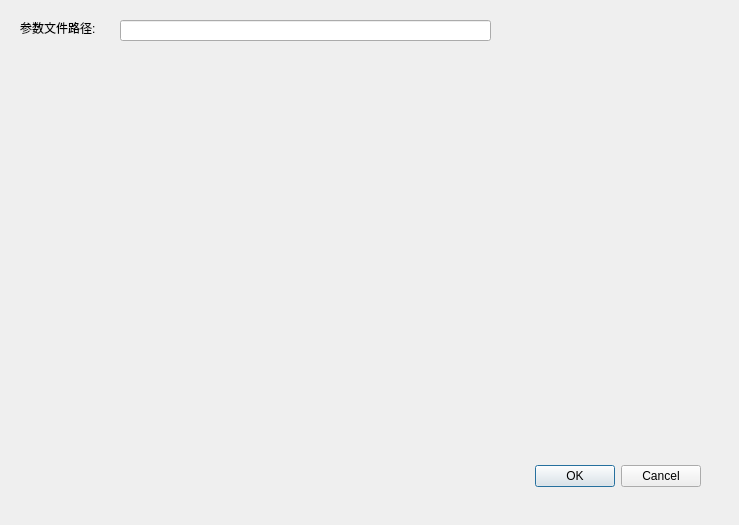
<?xml version="1.0" encoding="UTF-8"?>
<ui version="4.0">
 <class>Dialog</class>
 <widget class="QDialog" name="Dialog">
  <property name="geometry">
   <rect>
    <x>0</x>
    <y>0</y>
    <width>739</width>
    <height>525</height>
   </rect>
  </property>
  <property name="windowTitle">
   <string>Dialog</string>
  </property>
  <widget class="QDialogButtonBox" name="buttonBox">
   <property name="geometry">
    <rect>
     <x>360</x>
     <y>460</y>
     <width>341</width>
     <height>32</height>
    </rect>
   </property>
   <property name="orientation">
    <enum>Qt::Horizontal</enum>
   </property>
   <property name="standardButtons">
    <set>QDialogButtonBox::Cancel|QDialogButtonBox::Ok</set>
   </property>
  </widget>
  <widget class="QLabel" name="label">
   <property name="geometry">
    <rect>
     <x>20</x>
     <y>20</y>
     <width>101</width>
     <height>16</height>
    </rect>
   </property>
   <property name="text">
    <string>参数文件路径:</string>
   </property>
  </widget>
  <widget class="QLineEdit" name="lineEdit">
   <property name="geometry">
    <rect>
     <x>120</x>
     <y>20</y>
     <width>371</width>
     <height>21</height>
    </rect>
   </property>
  </widget>
 </widget>
 <resources/>
 <connections>
  <connection>
   <sender>buttonBox</sender>
   <signal>accepted()</signal>
   <receiver>Dialog</receiver>
   <slot>accept()</slot>
   <hints>
    <hint type="sourcelabel">
     <x>248</x>
     <y>254</y>
    </hint>
    <hint type="destinationlabel">
     <x>157</x>
     <y>274</y>
    </hint>
   </hints>
  </connection>
  <connection>
   <sender>buttonBox</sender>
   <signal>rejected()</signal>
   <receiver>Dialog</receiver>
   <slot>reject()</slot>
   <hints>
    <hint type="sourcelabel">
     <x>316</x>
     <y>260</y>
    </hint>
    <hint type="destinationlabel">
     <x>286</x>
     <y>274</y>
    </hint>
   </hints>
  </connection>
 </connections>
</ui>
